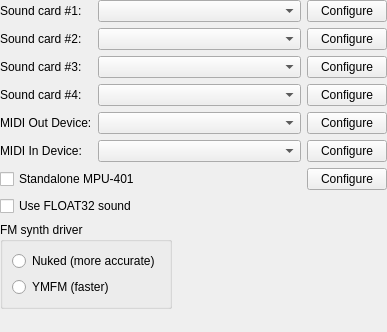
<?xml version="1.0" encoding="UTF-8"?>
<ui version="4.0">
 <class>SettingsSound</class>
 <widget class="QWidget" name="SettingsSound">
  <property name="geometry">
   <rect>
    <x>0</x>
    <y>0</y>
    <width>387</width>
    <height>332</height>
   </rect>
  </property>
  <property name="windowTitle">
   <string>Form</string>
  </property>
  <layout class="QGridLayout" name="gridLayout">
   <property name="leftMargin">
    <number>0</number>
   </property>
   <property name="topMargin">
    <number>0</number>
   </property>
   <property name="rightMargin">
    <number>0</number>
   </property>
   <property name="bottomMargin">
    <number>0</number>
   </property>
   <item row="0" column="0">
    <widget class="QLabel" name="labelSoundCard1">
     <property name="text">
      <string>Sound card #1:</string>
     </property>
    </widget>
   </item>
   <item row="0" column="1">
    <widget class="QComboBox" name="comboBoxSoundCard1">
     <property name="maxVisibleItems">
      <number>30</number>
     </property>
     <property name="sizePolicy">
      <sizepolicy hsizetype="MinimumExpanding" vsizetype="Fixed">
       <horstretch>0</horstretch>
       <verstretch>0</verstretch>
      </sizepolicy>
     </property>
    </widget>
   </item>
   <item row="0" column="2">
    <widget class="QPushButton" name="pushButtonConfigureSoundCard1">
     <property name="text">
      <string>Configure</string>
     </property>
    </widget>
   </item>
   <item row="1" column="0">
    <widget class="QLabel" name="labelSoundCard2">
     <property name="text">
      <string>Sound card #2:</string>
     </property>
    </widget>
   </item>
   <item row="1" column="1">
    <widget class="QComboBox" name="comboBoxSoundCard2">
     <property name="maxVisibleItems">
      <number>30</number>
     </property>
     <property name="sizePolicy">
      <sizepolicy hsizetype="MinimumExpanding" vsizetype="Fixed">
       <horstretch>0</horstretch>
       <verstretch>0</verstretch>
      </sizepolicy>
     </property>
    </widget>
   </item>
   <item row="1" column="2">
    <widget class="QPushButton" name="pushButtonConfigureSoundCard2">
     <property name="text">
      <string>Configure</string>
     </property>
    </widget>
   </item>
   <item row="2" column="0">
    <widget class="QLabel" name="labelSoundCard3">
     <property name="text">
      <string>Sound card #3:</string>
     </property>
    </widget>
   </item>
   <item row="2" column="1">
    <widget class="QComboBox" name="comboBoxSoundCard3">
     <property name="maxVisibleItems">
      <number>30</number>
     </property>
     <property name="sizePolicy">
      <sizepolicy hsizetype="MinimumExpanding" vsizetype="Fixed">
       <horstretch>0</horstretch>
       <verstretch>0</verstretch>
      </sizepolicy>
     </property>
    </widget>
   </item>
   <item row="2" column="2">
    <widget class="QPushButton" name="pushButtonConfigureSoundCard3">
     <property name="text">
      <string>Configure</string>
     </property>
    </widget>
   </item>
   <item row="3" column="0">
    <widget class="QLabel" name="labelSoundCard4">
     <property name="text">
      <string>Sound card #4:</string>
     </property>
    </widget>
   </item>
   <item row="3" column="1">
    <widget class="QComboBox" name="comboBoxSoundCard4">
     <property name="maxVisibleItems">
      <number>30</number>
     </property>
     <property name="sizePolicy">
      <sizepolicy hsizetype="MinimumExpanding" vsizetype="Fixed">
       <horstretch>0</horstretch>
       <verstretch>0</verstretch>
      </sizepolicy>
     </property>
    </widget>
   </item>
   <item row="3" column="2">
    <widget class="QPushButton" name="pushButtonConfigureSoundCard4">
     <property name="text">
      <string>Configure</string>
     </property>
    </widget>
   </item>
   <item row="4" column="0">
    <widget class="QLabel" name="labelMidiOut">
     <property name="text">
      <string>MIDI Out Device:</string>
     </property>
    </widget>
   </item>
   <item row="4" column="1">
    <widget class="QComboBox" name="comboBoxMidiOut">
     <property name="maxVisibleItems">
      <number>30</number>
     </property>
     <property name="sizePolicy">
      <sizepolicy hsizetype="Preferred" vsizetype="Fixed">
       <horstretch>0</horstretch>
       <verstretch>0</verstretch>
      </sizepolicy>
     </property>
    </widget>
   </item>
   <item row="4" column="2">
    <widget class="QPushButton" name="pushButtonConfigureMidiOut">
     <property name="text">
      <string>Configure</string>
     </property>
    </widget>
   </item>
   <item row="5" column="0">
    <widget class="QLabel" name="labelMidiIn">
     <property name="text">
      <string>MIDI In Device:</string>
     </property>
    </widget>
   </item>
   <item row="5" column="1">
    <widget class="QComboBox" name="comboBoxMidiIn">
     <property name="maxVisibleItems">
      <number>30</number>
     </property>
     <property name="sizePolicy">
      <sizepolicy hsizetype="Preferred" vsizetype="Fixed">
       <horstretch>0</horstretch>
       <verstretch>0</verstretch>
      </sizepolicy>
     </property>
    </widget>
   </item>
   <item row="5" column="2">
    <widget class="QPushButton" name="pushButtonConfigureMidiIn">
     <property name="text">
      <string>Configure</string>
     </property>
    </widget>
   </item>
   <item row="6" column="0" colspan="2">
    <widget class="QCheckBox" name="checkBoxMPU401">
     <property name="text">
      <string>Standalone MPU-401</string>
     </property>
    </widget>
   </item>
   <item row="6" column="2">
    <widget class="QPushButton" name="pushButtonConfigureMPU401">
     <property name="text">
      <string>Configure</string>
     </property>
    </widget>
   </item>
   <item row="10" column="0" colspan="2">
    <widget class="QCheckBox" name="checkBoxFloat32">
     <property name="text">
      <string>Use FLOAT32 sound</string>
     </property>
    </widget>
   </item>
   <item row="11" column="0" colspan="2">
    <widget class="QGroupBox" name="groupBox">
     <property name="sizePolicy">
      <sizepolicy hsizetype="Maximum" vsizetype="Preferred">
       <horstretch>0</horstretch>
       <verstretch>0</verstretch>
      </sizepolicy>
     </property>
     <property name="title">
      <string>FM synth driver</string>
     </property>
     <layout class="QVBoxLayout" name="verticalLayoutFM">
      <item>
       <widget class="QRadioButton" name="radioButtonNuked">
        <property name="text">
         <string>Nuked (more accurate)</string>
        </property>
       </widget>
      </item>
      <item>
       <widget class="QRadioButton" name="radioButtonYMFM">
        <property name="text">
         <string>YMFM (faster)</string>
        </property>
       </widget>
      </item>
     </layout>
    </widget>
   </item>
   <item row="12" column="0" colspan="3">
    <spacer name="verticalSpacer">
     <property name="orientation">
      <enum>Qt::Vertical</enum>
     </property>
     <property name="sizeHint" stdset="0">
      <size>
       <width>20</width>
       <height>40</height>
      </size>
     </property>
    </spacer>
   </item>
  </layout>
 </widget>
 <resources/>
 <connections/>
</ui>
